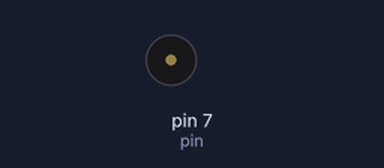
The sketch below on a simulated Arduino Uno, built with avr-gcc and run on an emulated ATmega328P. On the bench: buzzer (waves = sounding).

Above: at 0.2 s.
Timing chart, 0 to 3.4 s (numbered marks = the images above):
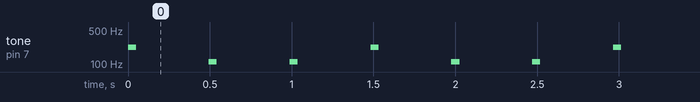

The sketch:

Metronome.ino
```cpp
void setBeatsPerBar(int);
void setTempo(int);

int pin = 7;
int beatInMilliseconds;
int beatsPerBar;
int noteIsOneBeat;

void setBeatsPerBar(int b) {
  beatsPerBar = b;
}
void setNoteIsOneBeat(int b) {
  noteIsOneBeat = b;
}
void setTempo(int t) {
  beatInMilliseconds = 1.0 / (t / 60.0 / 1000.0) / noteIsOneBeat;
}
void setup() {
  pinMode(pin, OUTPUT);

  setBeatsPerBar(3); // numerator of time signature
  setNoteIsOneBeat(4); // denominator of time signature

  setTempo(120); // in "(1 / noteIsOneBeat)-notes per minute" i.e. "quarter notes per minute" or "eighth notes per minute"


}

void loop() {
  tone(pin, 220);
  delay(16 * beatInMilliseconds / 10 / noteIsOneBeat);
  noTone(pin);
  delay(16 * beatInMilliseconds / 10 * 9 / noteIsOneBeat);
  for (int j = 0; j < beatsPerBar - 1; j++) {
    tone(pin, 110);
    delay(16 * beatInMilliseconds / 10 / noteIsOneBeat );
    noTone(pin);
    delay(16 * beatInMilliseconds / 10 * 9 / noteIsOneBeat);
  }
}
```

Measured:
- by itself, tone on pin 7 (pin): repeats every 1.5 s: 2 × (silent 0.45 s, 110 Hz 0.05 s), silent 0.45 s, 220 Hz 0.05 s
